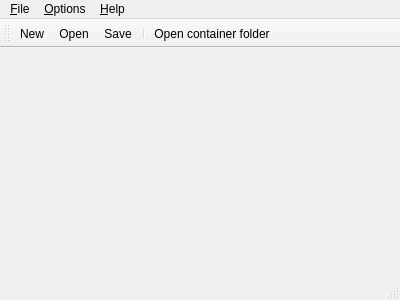
<?xml version="1.0" encoding="UTF-8"?>
<ui version="4.0">
 <class>MainWindow</class>
 <widget class="QMainWindow" name="MainWindow">
  <property name="geometry">
   <rect>
    <x>0</x>
    <y>0</y>
    <width>400</width>
    <height>300</height>
   </rect>
  </property>
  <property name="windowTitle">
   <string/>
  </property>
  <widget class="QWidget" name="centralWidget"/>
  <widget class="QMenuBar" name="menuBar">
   <property name="geometry">
    <rect>
     <x>0</x>
     <y>0</y>
     <width>400</width>
     <height>21</height>
    </rect>
   </property>
   <widget class="QMenu" name="menuFile">
    <property name="title">
     <string>&amp;File</string>
    </property>
    <addaction name="actionFileNew"/>
    <addaction name="actionFileOpen"/>
    <addaction name="actionFileSave"/>
    <addaction name="actionFileSaveAs"/>
    <addaction name="separator"/>
    <addaction name="actionFileExit"/>
   </widget>
   <widget class="QMenu" name="menuHelp">
    <property name="title">
     <string>&amp;Help</string>
    </property>
    <addaction name="actionHelpAbout"/>
   </widget>
   <widget class="QMenu" name="menuOptions">
    <property name="title">
     <string>&amp;Options</string>
    </property>
    <widget class="QMenu" name="menuLanguages">
     <property name="title">
      <string>&amp;Languages</string>
     </property>
     <property name="icon">
      <iconset resource="../res/resource.qrc">
       <normaloff>:/images/options-languages.png</normaloff>:/images/options-languages.png</iconset>
     </property>
    </widget>
    <widget class="QMenu" name="menuWindows">
     <property name="title">
      <string>Windows</string>
     </property>
     <property name="icon">
      <iconset resource="../res/resource.qrc">
       <normaloff>:/images/options-windows.png</normaloff>:/images/options-windows.png</iconset>
     </property>
    </widget>
    <addaction name="menuWindows"/>
    <addaction name="separator"/>
    <addaction name="menuLanguages"/>
   </widget>
   <addaction name="menuFile"/>
   <addaction name="menuOptions"/>
   <addaction name="menuHelp"/>
  </widget>
  <widget class="QToolBar" name="mainToolBar">
   <property name="windowTitle">
    <string>Tool bar</string>
   </property>
   <attribute name="toolBarArea">
    <enum>TopToolBarArea</enum>
   </attribute>
   <attribute name="toolBarBreak">
    <bool>false</bool>
   </attribute>
   <addaction name="actionFileNew"/>
   <addaction name="actionFileOpen"/>
   <addaction name="actionFileSave"/>
   <addaction name="separator"/>
   <addaction name="actionFileOpenContainerFolder"/>
  </widget>
  <widget class="QStatusBar" name="statusBar"/>
  <action name="actionFileExit">
   <property name="icon">
    <iconset resource="../res/resource.qrc">
     <normaloff>:/images/file-exit.png</normaloff>:/images/file-exit.png</iconset>
   </property>
   <property name="text">
    <string>&amp;Exit</string>
   </property>
  </action>
  <action name="actionHelpAbout">
   <property name="icon">
    <iconset resource="../res/resource.qrc">
     <normaloff>:/images/help-about.png</normaloff>:/images/help-about.png</iconset>
   </property>
   <property name="text">
    <string>&amp;About</string>
   </property>
  </action>
  <action name="actionFileNew">
   <property name="icon">
    <iconset resource="../res/resource.qrc">
     <normaloff>:/images/file-new.png</normaloff>:/images/file-new.png</iconset>
   </property>
   <property name="text">
    <string>&amp;New</string>
   </property>
   <property name="shortcut">
    <string>Ctrl+N</string>
   </property>
  </action>
  <action name="actionFileOpen">
   <property name="icon">
    <iconset resource="../res/resource.qrc">
     <normaloff>:/images/file-open.png</normaloff>:/images/file-open.png</iconset>
   </property>
   <property name="text">
    <string>&amp;Open</string>
   </property>
   <property name="shortcut">
    <string>Ctrl+O</string>
   </property>
  </action>
  <action name="actionFileSave">
   <property name="icon">
    <iconset resource="../res/resource.qrc">
     <normaloff>:/images/file-save.png</normaloff>:/images/file-save.png</iconset>
   </property>
   <property name="text">
    <string>&amp;Save</string>
   </property>
   <property name="shortcut">
    <string>Ctrl+S</string>
   </property>
  </action>
  <action name="actionFileSaveAs">
   <property name="icon">
    <iconset resource="../res/resource.qrc">
     <normaloff>:/images/file-save_as.png</normaloff>:/images/file-save_as.png</iconset>
   </property>
   <property name="text">
    <string>Save &amp;as...</string>
   </property>
  </action>
  <action name="actionFileOpenContainerFolder">
   <property name="icon">
    <iconset resource="../res/resource.qrc">
     <normaloff>:/images/file-open_container_folder.png</normaloff>:/images/file-open_container_folder.png</iconset>
   </property>
   <property name="text">
    <string>Open container folder</string>
   </property>
  </action>
 </widget>
 <layoutdefault spacing="6" margin="11"/>
 <resources>
  <include location="../res/resource.qrc"/>
 </resources>
 <connections>
  <connection>
   <sender>actionFileNew</sender>
   <signal>triggered()</signal>
   <receiver>MainWindow</receiver>
   <slot>slotAction()</slot>
   <hints>
    <hint type="sourcelabel">
     <x>-1</x>
     <y>-1</y>
    </hint>
    <hint type="destinationlabel">
     <x>199</x>
     <y>149</y>
    </hint>
   </hints>
  </connection>
  <connection>
   <sender>actionFileOpen</sender>
   <signal>triggered()</signal>
   <receiver>MainWindow</receiver>
   <slot>slotAction()</slot>
   <hints>
    <hint type="sourcelabel">
     <x>-1</x>
     <y>-1</y>
    </hint>
    <hint type="destinationlabel">
     <x>199</x>
     <y>149</y>
    </hint>
   </hints>
  </connection>
  <connection>
   <sender>actionFileSave</sender>
   <signal>triggered()</signal>
   <receiver>MainWindow</receiver>
   <slot>slotAction()</slot>
   <hints>
    <hint type="sourcelabel">
     <x>-1</x>
     <y>-1</y>
    </hint>
    <hint type="destinationlabel">
     <x>199</x>
     <y>149</y>
    </hint>
   </hints>
  </connection>
  <connection>
   <sender>actionFileSaveAs</sender>
   <signal>triggered()</signal>
   <receiver>MainWindow</receiver>
   <slot>slotAction()</slot>
   <hints>
    <hint type="sourcelabel">
     <x>-1</x>
     <y>-1</y>
    </hint>
    <hint type="destinationlabel">
     <x>199</x>
     <y>149</y>
    </hint>
   </hints>
  </connection>
  <connection>
   <sender>actionFileExit</sender>
   <signal>triggered()</signal>
   <receiver>MainWindow</receiver>
   <slot>slotAction()</slot>
   <hints>
    <hint type="sourcelabel">
     <x>-1</x>
     <y>-1</y>
    </hint>
    <hint type="destinationlabel">
     <x>199</x>
     <y>149</y>
    </hint>
   </hints>
  </connection>
  <connection>
   <sender>actionHelpAbout</sender>
   <signal>triggered()</signal>
   <receiver>MainWindow</receiver>
   <slot>slotAction()</slot>
   <hints>
    <hint type="sourcelabel">
     <x>-1</x>
     <y>-1</y>
    </hint>
    <hint type="destinationlabel">
     <x>199</x>
     <y>149</y>
    </hint>
   </hints>
  </connection>
  <connection>
   <sender>actionFileOpenContainerFolder</sender>
   <signal>triggered()</signal>
   <receiver>MainWindow</receiver>
   <slot>slotAction()</slot>
   <hints>
    <hint type="sourcelabel">
     <x>-1</x>
     <y>-1</y>
    </hint>
    <hint type="destinationlabel">
     <x>199</x>
     <y>149</y>
    </hint>
   </hints>
  </connection>
 </connections>
 <slots>
  <slot>slotAction()</slot>
 </slots>
</ui>
